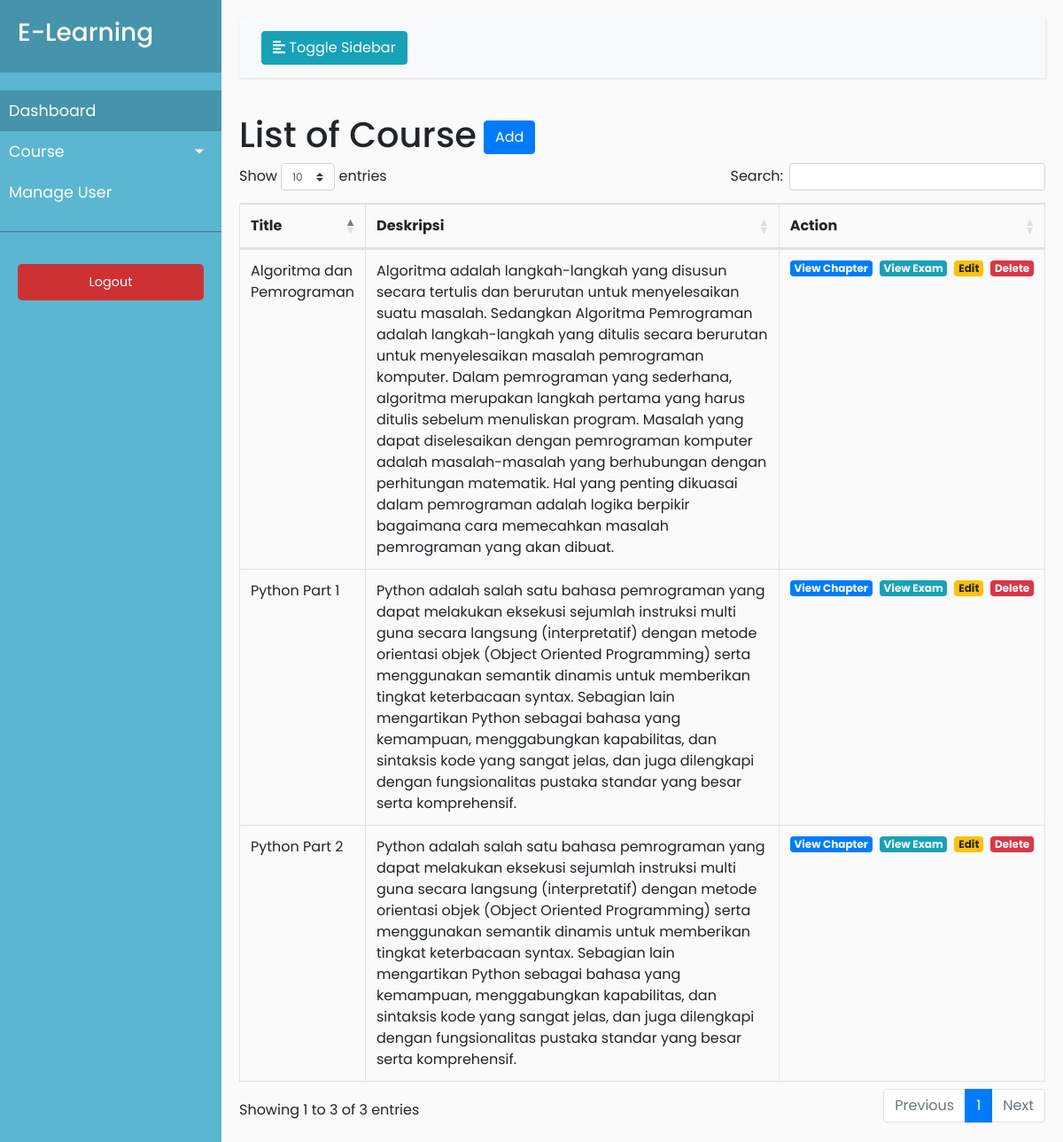
/admin/dashboard/list-course.php?course=premium (signed in), run on the app's committed database.
### tables this page shows
CREATE TABLE `course` (
  `id_course` int(11) NOT NULL,
  `topik` varchar(128) DEFAULT NULL,
  `deskripsi` text DEFAULT NULL,
  `kelas_level` enum('free','premium') DEFAULT NULL,
  `src_img` varchar(128) DEFAULT NULL
);

### admin/dashboard/list-course.php (the view, shortened to what this page needs)
<?php
    if (!isset($_SESSION['username'])) {
        header("Location: ../index.php");
    } else {
        include_once '../../conn.php';
        $kelas_level = $_GET['course'];
        $query= mysqli_query($conn, "SELECT * FROM course WHERE kelas_level='$kelas_level'");
        $data = mysqli_fetch_all($query, MYSQLI_ASSOC);
    }
?>
<!DOCTYPE html>
<html>
<head>
    <link rel="stylesheet" href="https://stackpath.bootstrapcdn.com/bootstrap/4.1.0/css/bootstrap.min.css"
>
    <link rel="stylesheet" href="style.css">
    <link rel="stylesheet" href="https://cdn.datatables.net/1.10.22/css/dataTables.bootstrap4.min.css">
</head>
<body>
    <div class="wrapper">
        <nav id="sidebar">
            <div class="sidebar-header">
                <h3>E-Learning</h3>
            </div>
            <ul class="list-unstyled components">
                <li class="active">
                    <a href="index.php">Dashboard</a>
                </li>
                <li>
                    <a href="#homeSubmenu" data-toggle="collapse" aria-expanded="false"
                        class="dropdown-toggle">Course</a>
                </li>
                <li>
                    <a href="manage-user.php">Manage User</a>
                </li>
            </ul>
            <ul class="list-unstyled CTAs">
                <li>
                    <a href="logout.php" class="article">Logout</a>
                </li>
            </ul>
        </nav>
        <div id="content">
            <nav class="navbar navbar-expand-lg navbar-light bg-light">
                <div class="container-fluid">
                    <button type="button" id="sidebarCollapse" class="btn btn-info">
                        <i class="fas fa-align-left"></i>
                        <span>Toggle Sidebar</span>
                    </button>
                </div>
            </nav>
            <h1>List of Course<button type="button" class="btn btn-primary ml-2" data-toggle="modal" data-target="#exampleModal">
                Add
            </button></h1>
            <div class="table-responsive">
                <table id="example" class="table table-bordered">
                    <thead>
                        <th width="15%">Title</th>
                        <th>Deskripsi</th>
                        <th width="2%">Action</th>
                    </thead>
                    <tbody>
                        <?php
                        foreach ($data as $course) {
                        ?>
                            <tr>
                                <td><?=$course['topik'];?></td>
                                <td><?=$course['deskripsi'];?></td>
                                <td><div class="d-flex">
                                    <a href="chapter-course.php?id=<?=$course['id_course'];?>" class="badge badge-primary">View Chapter</a>
                                    <?php
                                    if ($course['kelas_level'] == 'premium') {
                                    ?>
                                        <a href="exam.php?id=<?=$course['id_course'];?>" class="badge badge-info ml-2">View Exam</a>
                                    <?php
                                    }
                                    ?>
                                    <a href="edit-course.php?id=<?=$course['id_course'];?>" class="badge badge-warning ml-2">Edit</a>
                                    <a href="delete-course.php?id=<?=$course['id_course'];?>" class="badge badge-danger ml-2" onclick="return confirm('yakin?')">Delete</a>
                                </div></td>
                            </tr>
                        <?php
                        }
                        ?>
                    </tbody>
                </table>
            </div>
        </div>
    </div>
</body>
</html>

### admin/dashboard/style.css (style rules this page uses)
body { font-family: 'Poppins', sans-serif; background: #fafafa; }
a, a:hover, a:focus { color: inherit; text-decoration: none; transition: all 0.3s; }
.navbar { padding: 15px 10px; background: #fff; border: none; border-radius: 0; margin-bottom: 40px; box-shadow: 1px 1px 3px rgba(0, 0, 0, 0.1); }
.wrapper { display: flex; width: 100%; align-items: stretch; }
#sidebar { min-width: 250px; max-width: 250px; background: #5BB6D2; color: #fff; transition: all 0.3s; }
#sidebar .sidebar-header { padding: 20px; background: #4594ac; }
#sidebar ul.components { padding: 20px 0; border-bottom: 1px solid #47748b; }
#sidebar ul li a { padding: 10px; font-size: 1.1em; display: block; }
#sidebar ul li.active>a, a[aria-expanded="true"] { color: #fff; background: #4594ac; }
a[data-toggle="collapse"] { position: relative; }
.dropdown-toggle::after { display: block; position: absolute; top: 50%; right: 20px; transform: translateY(-50%); }
ul.CTAs { padding: 20px; }
ul.CTAs a { text-align: center; font-size: 0.9em !important; display: block; border-radius: 5px; margin-bottom: 5px; }
a.article, a.article:hover { background: #ce3131 !important; color: #fff !important; }
#content { width: 100%; padding: 20px; min-height: 100vh; transition: all 0.3s; }

### data on the page
course: topik "Python Part 2", deskripsi "Python adalah salah satu bahasa pemrograman yang dapat melakukan eksekusi sejumlah instruksi multi guna secara langsung (interpretatif) dengan metode orientasi objek (Object Oriented Programming) serta menggunakan semantik dinamis untuk memberikan tingkat keterbacaan syntax. Sebagian lain mengartikan Python sebagai bahasa yang kemampuan, menggabungkan kapabilitas, dan sintaksis kode yang sangat jelas, dan juga dilengkapi dengan fungsionalitas pustaka standar yang besar serta komprehensif."
course: topik "Python Part 1", deskripsi "Python adalah salah satu bahasa pemrograman yang dapat melakukan eksekusi sejumlah instruksi multi guna secara langsung (interpretatif) dengan metode orientasi objek (Object Oriented Programming) serta menggunakan semantik dinamis untuk memberikan tingkat keterbacaan syntax. Sebagian lain mengartikan Python sebagai bahasa yang kemampuan, menggabungkan kapabilitas, dan sintaksis kode yang sangat jelas, dan juga dilengkapi dengan fungsionalitas pustaka standar yang besar serta komprehensif."
course: topik "Algoritma dan Pemrograman", deskripsi "Algoritma adalah langkah-langkah yang disusun secara tertulis dan berurutan untuk menyelesaikan suatu masalah. Sedangkan Algoritma Pemrograman adalah langkah-langkah yang ditulis secara berurutan untuk menyelesaikan masalah pemrograman komputer. Dalam pemrograman yang sederhana, algoritma merupakan langkah pertama yang harus ditulis sebelum menuliskan program. Masalah yang dapat diselesaikan dengan pemrograman komputer adalah masalah-masalah yang berhubungan dengan perhitungan matematik. Hal yang penting dikuasai dalam pemrograman adalah logika berpikir bagaimana cara memecahkan masalah pemrograman yang akan dibuat."
